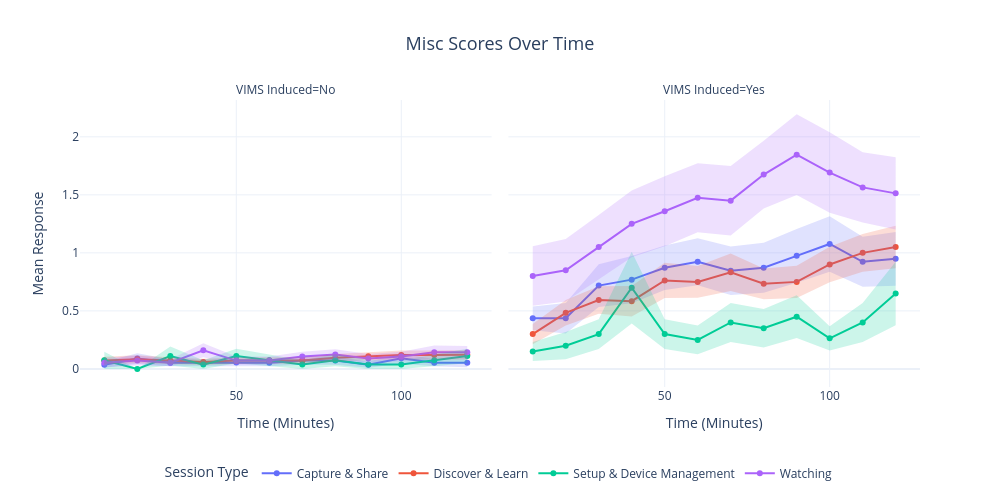
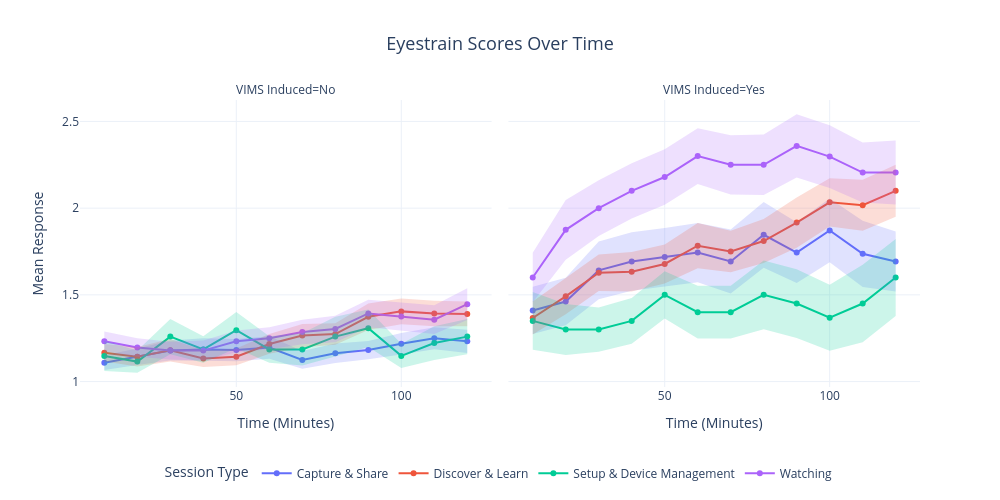
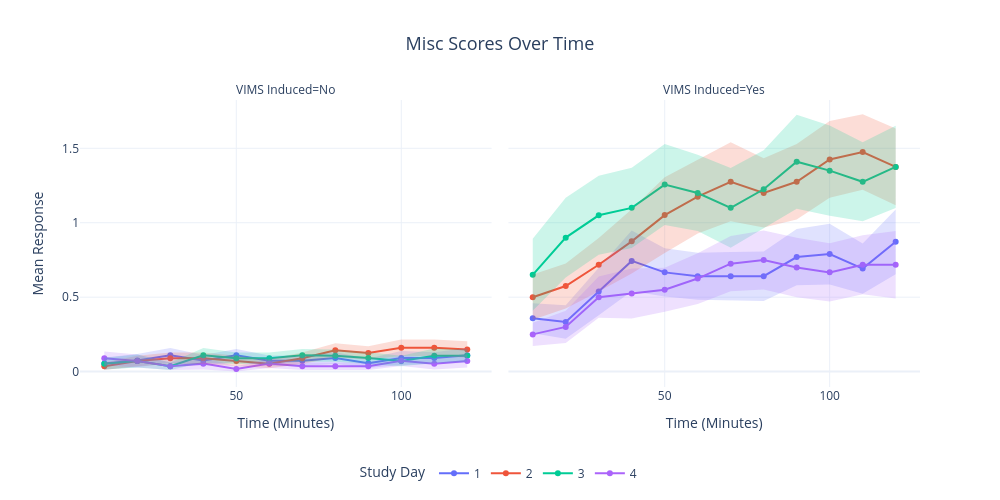

The notebook cell these images were saved under, in order:
### Code cell
misc_session_vims_induced, fig1a1 = plot_figure_1(master_df, 'misc', 'VIMS Induced', 'Session Type') #Figure 1a.1
eyestrain_session_vims_induced, fig1b1 = plot_figure_1(master_df, 'eyestrain', 'VIMS Induced', 'Session Type') #Figure 1b.1
misc_study_day_vims_induced, fig1c1 = plot_figure_1(master_df, 'misc', 'VIMS Induced', 'Study Day') #Figure 1c.1
eyestrain_study_day_vims_induced, fig1d1 = plot_figure_1(master_df, 'eyestrain', 'VIMS Induced', 'Study Day') #Figure 1d.1

### Figure 1 — Plotly figure (JSON) as saved in the notebook; plotly's stock layout.template omitted (floating-point values rounded to 4 significant figures)
{"data": [{"customdata": [[0.02502, 56.0], [0.04613, 56.0], [0.03036, 56.0], [0.03146, 54.0], [0.0309, 55.0], [0.03036, 56.0], [0.03473, 56.0], [0.03473, 56.0], [0.02547, 55.0], [0.04695, 55.0], [0.03036, 56.0], [0.03964, 56.0]], "hovertemplate": "Session Type=Capture & Share<br>VIMS Induced=No<br>Time (Minutes)=%{x}<br>Mean Response=%{y}<br>SE=%{customdata[0]:.2f}<br>n=%{customdata[1]}<extra></extra>", "legendgroup": "Capture & Share", "line": {"color": "#636efa", "dash": "solid"}, "marker": {"symbol": "circle"}, "mode": "lines+markers", "name": "Capture & Share", "orientation": "v", "showlegend": true, "type": "scatter", "x": [10.0, 20.0, 30.0, 40.0, 50.0, 60.0, 70.0, 80.0, 90.0, 100.0, 110.0, 120.0], "xaxis": "x", "y": [0.03571, 0.08929, 0.05357, 0.05556, 0.05455, 0.05357, 0.07143, 0.07143, 0.03636, 0.09091, 0.05357, 0.05357], "yaxis": "y"}, {"customdata": [[0.1026, 39.0], [0.1314, 39.0], [0.1835, 39.0], [0.2028, 39.0], [0.1915, 39.0], [0.2025, 39.0], [0.2096, 39.0], [0.2148, 39.0], [0.2308, 39.0], [0.2392, 39.0], [0.2154, 39.0], [0.2322, 39.0]], "hovertemplate": "Session Type=Capture & Share<br>VIMS Induced=Yes<br>Time (Minutes)=%{x}<br>Mean Response=%{y}<br>SE=%{customdata[0]:.2f}<br>n=%{customdata[1]}<extra></extra>", "legendgroup": "Capture & Share", "line": {"color": "#636efa", "dash": "solid"}, "marker": {"symbol": "circle"}, "mode": "lines+markers", "name": "Capture & Share", "orientation": "v", "showlegend": false, "type": "scatter", "x": [10.0, 20.0, 30.0, 40.0, 50.0, 60.0, 70.0, 80.0, 90.0, 100.0, 110.0, 120.0], "xaxis": "x2", "y": [0.4359, 0.4359, 0.7179, 0.7692, 0.8718, 0.9231, 0.8462, 0.8718, 0.9744, 1.077, 0.9231, 0.9487], "yaxis": "y2"}, {"customdata": [[0.03295, 84.0], [0.03474, 84.0], [0.0286, 83.0], [0.02628, 83.0], [0.02827, 84.0], [0.0286, 83.0], [0.0286, 83.0], [0.03222, 84.0], [0.03434, 83.0], [0.03938, 84.0], [0.03938, 84.0], [0.04029, 82.0]], "hovertemplate": "Session Type=Discover & Learn<br>VIMS Induced=No<br>Time (Minutes)=%{x}<br>Mean Response=%{y}<br>SE=%{customdata[0]:.2f}<br>n=%{customdata[1]}<extra></extra>", "legendgroup": "Discover & Learn", "line": {"color": "#EF553B", "dash": "solid"}, "marker": {"symbol": "circle"}, "mode": "lines+markers", "name": "Discover & Learn", "orientation": "v", "showlegend": true, "type": "scatter", "x": [10.0, 20.0, 30.0, 40.0, 50.0, 60.0, 70.0, 80.0, 90.0, 100.0, 110.0, 120.0], "xaxis": "x", "y": [0.07143, 0.08333, 0.07229, 0.06024, 0.07143, 0.07229, 0.07229, 0.09524, 0.1084, 0.119, 0.119, 0.122], "yaxis": "y"}, {"customdata": [[0.08668, 60.0], [0.1102, 60.0], [0.1187, 59.0], [0.1308, 60.0], [0.1516, 59.0], [0.1358, 60.0], [0.1615, 60.0], [0.1321, 60.0], [0.1399, 60.0], [0.1535, 60.0], [0.163, 60.0], [0.1832, 60.0]], "hovertemplate": "Session Type=Discover & Learn<br>VIMS Induced=Yes<br>Time (Minutes)=%{x}<br>Mean Response=%{y}<br>SE=%{customdata[0]:.2f}<br>n=%{customdata[1]}<extra></extra>", "legendgroup": "Discover & Learn", "line": {"color": "#EF553B", "dash": "solid"}, "marker": {"symbol": "circle"}, "mode": "lines+markers", "name": "Discover & Learn", "orientation": "v", "showlegend": false, "type": "scatter", "x": [10.0, 20.0, 30.0, 40.0, 50.0, 60.0, 70.0, 80.0, 90.0, 100.0, 110.0, 120.0], "xaxis": "x2", "y": [0.3, 0.4833, 0.5932, 0.5833, 0.7627, 0.75, 0.8333, 0.7333, 0.75, 0.9, 1.0, 1.05], "yaxis": "y2"}, {"customdata": [[0.07407, 27.0], [0.0, 26.0], [0.08153, 27.0], [0.03704, 27.0], [0.06163, 27.0], [0.05136, 27.0], [0.03704, 27.0], [0.05136, 27.0], [0.03846, 26.0], [0.03704, 27.0], [0.05136, 27.0], [0.06163, 27.0]], "hovertemplate": "Session Type=Setup & Device Management<br>VIMS Induced=No<br>Time (Minutes)=%{x}<br>Mean Response=%{y}<br>SE=%{customdata[0]:.2f}<br>n=%{customdata[1]}<extra></extra>", "legendgroup": "Setup & Device Management", "line": {"color": "#00cc96", "dash": "solid"}, "marker": {"symbol": "circle"}, "mode": "lines+markers", "name": "Setup & Device Management", "orientation": "v", "showlegend": true, "type": "scatter", "x": [10.0, 20.0, 30.0, 40.0, 50.0, 60.0, 70.0, 80.0, 90.0, 100.0, 110.0, 120.0], "xaxis": "x", "y": [0.07407, 0.0, 0.1111, 0.03704, 0.1111, 0.07407, 0.03704, 0.07407, 0.03846, 0.03704, 0.07407, 0.1111], "yaxis": "y"}, {"customdata": [[0.08192, 20.0], [0.117, 20.0], [0.1277, 20.0], [0.3086, 20.0], [0.1277, 20.0], [0.123, 20.0], [0.1686, 20.0], [0.1666, 20.0], [0.1846, 20.0], [0.1038, 19.0], [0.1686, 20.0], [0.2741, 20.0]], "hovertemplate": "Session Type=Setup & Device Management<br>VIMS Induced=Yes<br>Time (Minutes)=%{x}<br>Mean Response=%{y}<br>SE=%{customdata[0]:.2f}<br>n=%{customdata[1]}<extra></extra>", "legendgroup": "Setup & Device Management", "line": {"color": "#00cc96", "dash": "solid"}, "marker": {"symbol": "circle"}, "mode": "lines+markers", "name": "Setup & Device Management", "orientation": "v", "showlegend": false, "type": "scatter", "x": [10.0, 20.0, 30.0, 40.0, 50.0, 60.0, 70.0, 80.0, 90.0, 100.0, 110.0, 120.0], "xaxis": "x2", "y": [0.15, 0.2, 0.3, 0.7, 0.3, 0.25, 0.4, 0.35, 0.45, 0.2632, 0.4, 0.65], "yaxis": "y2"}, {"customdata": [[0.03964, 56.0], [0.04307, 56.0], [0.03036, 56.0], [0.06125, 56.0], [0.03473, 56.0], [0.03473, 56.0], [0.04171, 56.0], [0.04459, 56.0], [0.03845, 56.0], [0.04171, 56.0], [0.05937, 56.0], [0.05363, 56.0]], "hovertemplate": "Session Type=Watching<br>VIMS Induced=No<br>Time (Minutes)=%{x}<br>Mean Response=%{y}<br>SE=%{customdata[0]:.2f}<br>n=%{customdata[1]}<extra></extra>", "legendgroup": "Watching", "line": {"color": "#ab63fa", "dash": "solid"}, "marker": {"symbol": "circle"}, "mode": "lines+markers", "name": "Watching", "orientation": "v", "showlegend": true, "type": "scatter", "x": [10.0, 20.0, 30.0, 40.0, 50.0, 60.0, 70.0, 80.0, 90.0, 100.0, 110.0, 120.0], "xaxis": "x", "y": [0.05357, 0.07143, 0.05357, 0.1607, 0.07143, 0.07143, 0.1071, 0.125, 0.08929, 0.1071, 0.1429, 0.1429], "yaxis": "y"}, {"customdata": [[0.2562, 40.0], [0.2693, 40.0], [0.2772, 40.0], [0.2881, 40.0], [0.3018, 39.0], [0.2974, 40.0], [0.2995, 40.0], [0.2917, 40.0], [0.3476, 39.0], [0.3469, 39.0], [0.3025, 39.0], [0.3114, 39.0]], "hovertemplate": "Session Type=Watching<br>VIMS Induced=Yes<br>Time (Minutes)=%{x}<br>Mean Response=%{y}<br>SE=%{customdata[0]:.2f}<br>n=%{customdata[1]}<extra></extra>", "legendgroup": "Watching", "line": {"color": "#ab63fa", "dash": "solid"}, "marker": {"symbol": "circle"}, "mode": "lines+markers", "name": "Watching", "orientation": "v", "showlegend": false, "type": "scatter", "x": [10.0, 20.0, 30.0, 40.0, 50.0, 60.0, 70.0, 80.0, 90.0, 100.0, 110.0, 120.0], "xaxis": "x2", "y": [0.8, 0.85, 1.05, 1.25, 1.359, 1.475, 1.45, 1.675, 1.846, 1.692, 1.564, 1.513], "yaxis": "y2"}, {"fill": "toself", "fillcolor": "#636efa", "hoverinfo": "skip", "line": {"width": 0}, "opacity": 0.2, "showlegend": false, "type": "scatter", "x": [10, 20, 30, 40, 50, 60, 70, 80, 90, 100, 110, 120, 120, 110, 100, 90, 80, 70, 60, 50, 40, 30, 20, 10], "xaxis": "x", "y": [0.06074, 0.1354, 0.08393, 0.08702, 0.08545, 0.08393, 0.1062, 0.1062, 0.06184, 0.1379, 0.08393, 0.09321, 0.01393, 0.02321, 0.04396, 0.01089, 0.0367, 0.0367, 0.02321, 0.02364, 0.02409, 0.02321, 0.04316, 0.01069], "yaxis": "y"}, {"fill": "toself", "fillcolor": "#636efa", "hoverinfo": "skip", "line": {"width": 0}, "opacity": 0.2, "showlegend": false, "type": "scatter", "x": [10, 20, 30, 40, 50, 60, 70, 80, 90, 100, 110, 120, 120, 110, 100, 90, 80, 70, 60, 50, 40, 30, 20, 10], "xaxis": "x2", "y": [0.5385, 0.5673, 0.9014, 0.972, 1.063, 1.126, 1.056, 1.087, 1.205, 1.316, 1.138, 1.181, 0.7165, 0.7077, 0.8378, 0.7435, 0.657, 0.6366, 0.7206, 0.6803, 0.5665, 0.5345, 0.3045, 0.3333], "yaxis": "y2"}, {"fill": "toself", "fillcolor": "#EF553B", "hoverinfo": "skip", "line": {"width": 0}, "opacity": 0.2, "showlegend": false, "type": "scatter", "x": [10, 20, 30, 40, 50, 60, 70, 80, 90, 100, 110, 120, 120, 110, 100, 90, 80, 70, 60, 50, 40, 30, 20, 10], "xaxis": "x", "y": [0.1044, 0.1181, 0.1009, 0.08652, 0.0997, 0.1009, 0.1009, 0.1275, 0.1428, 0.1584, 0.1584, 0.1622, 0.08166, 0.07967, 0.07967, 0.0741, 0.06302, 0.04369, 0.04369, 0.04316, 0.03397, 0.04369, 0.04859, 0.03847], "yaxis": "y"}, {"fill": "toself", "fillcolor": "#EF553B", "hoverinfo": "skip", "line": {"width": 0}, "opacity": 0.2, "showlegend": false, "type": "scatter", "x": [10, 20, 30, 40, 50, 60, 70, 80, 90, 100, 110, 120, 120, 110, 100, 90, 80, 70, 60, 50, 40, 30, 20, 10], "xaxis": "x2", "y": [0.3867, 0.5935, 0.7119, 0.7142, 0.9143, 0.8858, 0.9948, 0.8654, 0.8899, 1.053, 1.163, 1.233, 0.8668, 0.837, 0.7465, 0.6101, 0.6013, 0.6718, 0.6142, 0.6111, 0.4525, 0.4745, 0.3731, 0.2133], "yaxis": "y2"}, {"fill": "toself", "fillcolor": "#00cc96", "hoverinfo": "skip", "line": {"width": 0}, "opacity": 0.2, "showlegend": false, "type": "scatter", "x": [10, 20, 30, 40, 50, 60, 70, 80, 90, 100, 110, 120, 120, 110, 100, 90, 80, 70, 60, 50, 40, 30, 20, 10], "xaxis": "x", "y": [0.1481, 0, 0.1926, 0.07407, 0.1727, 0.1254, 0.07407, 0.1254, 0.07692, 0.07407, 0.1254, 0.1727, 0.04948, 0.02271, -6.939e-18, 0, 0.02271, -6.939e-18, 0.02271, 0.04948, 0, 0.02958, 0, 0], "yaxis": "y"}, {"fill": "toself", "fillcolor": "#00cc96", "hoverinfo": "skip", "line": {"width": 0}, "opacity": 0.2, "showlegend": false, "type": "scatter", "x": [10, 20, 30, 40, 50, 60, 70, 80, 90, 100, 110, 120, 120, 110, 100, 90, 80, 70, 60, 50, 40, 30, 20, 10], "xaxis": "x2", "y": [0.2319, 0.317, 0.4277, 1.009, 0.4277, 0.373, 0.5686, 0.5166, 0.6346, 0.3669, 0.5686, 0.9241, 0.3759, 0.2314, 0.1594, 0.2654, 0.1834, 0.2314, 0.127, 0.1723, 0.3914, 0.1723, 0.08302, 0.06808], "yaxis": "y2"}, {"fill": "toself", "fillcolor": "#ab63fa", "hoverinfo": "skip", "line": {"width": 0}, "opacity": 0.2, "showlegend": false, "type": "scatter", "x": [10, 20, 30, 40, 50, 60, 70, 80, 90, 100, 110, 120, 120, 110, 100, 90, 80, 70, 60, 50, 40, 30, 20, 10], "xaxis": "x", "y": [0.09321, 0.1145, 0.08393, 0.222, 0.1062, 0.1062, 0.1488, 0.1696, 0.1277, 0.1488, 0.2022, 0.1965, 0.08923, 0.08349, 0.06544, 0.05084, 0.08041, 0.06544, 0.0367, 0.0367, 0.09947, 0.02321, 0.02836, 0.01393], "yaxis": "y"}, {"fill": "toself", "fillcolor": "#ab63fa", "hoverinfo": "skip", "line": {"width": 0}, "opacity": 0.2, "showlegend": false, "type": "scatter", "x": [10, 20, 30, 40, 50, 60, 70, 80, 90, 100, 110, 120, 120, 110, 100, 90, 80, 70, 60, 50, 40, 30, 20, 10], "xaxis": "x2", "y": [1.056, 1.119, 1.327, 1.538, 1.661, 1.772, 1.749, 1.967, 2.194, 2.039, 1.867, 1.824, 1.201, 1.262, 1.345, 1.499, 1.383, 1.151, 1.178, 1.057, 0.9619, 0.7728, 0.5807, 0.5438], "yaxis": "y2"}], "layout": {"annotations": [{"font": {}, "showarrow": false, "text": "VIMS Induced=No", "x": 0.245, "xanchor": "center", "xref": "paper", "y": 1, "yanchor": "bottom", "yref": "paper"}, {"font": {}, "showarrow": false, "text": "VIMS Induced=Yes", "x": 0.755, "xanchor": "center", "xref": "paper", "y": 1, "yanchor": "bottom", "yref": "paper"}], "height": 500, "legend": {"orientation": "h", "title": {"text": "Session Type"}, "tracegroupgap": 0, "x": 0.5, "xanchor": "center", "y": -0.25, "yanchor": "top"}, "title": {"font": {"size": 18}, "text": "Misc Scores Over Time", "x": 0.5}, "width": 1000, "xaxis": {"anchor": "y", "domain": [0, 0.49], "title": {"text": "Time (Minutes)"}}, "xaxis2": {"anchor": "y2", "domain": [0.51, 1], "matches": "x", "title": {"text": "Time (Minutes)"}}, "yaxis": {"anchor": "x", "domain": [0, 1], "title": {"text": "Mean Response"}}, "yaxis2": {"anchor": "x2", "domain": [0, 1], "matches": "y", "showticklabels": false}}}

### Figure 2 — Plotly figure (JSON) as saved in the notebook; plotly's stock layout.template omitted (floating-point values rounded to 4 significant figures)
{"data": [{"customdata": [[0.04242, 55.0], [0.04718, 56.0], [0.05759, 56.0], [0.06515, 54.0], [0.06404, 55.0], [0.06456, 56.0], [0.05136, 56.0], [0.05664, 55.0], [0.05249, 55.0], [0.06191, 55.0], [0.06371, 56.0], [0.06738, 56.0]], "hovertemplate": "Session Type=Capture & Share<br>VIMS Induced=No<br>Time (Minutes)=%{x}<br>Mean Response=%{y}<br>SE=%{customdata[0]:.2f}<br>n=%{customdata[1]}<extra></extra>", "legendgroup": "Capture & Share", "line": {"color": "#636efa", "dash": "solid"}, "marker": {"symbol": "circle"}, "mode": "lines+markers", "name": "Capture & Share", "orientation": "v", "showlegend": true, "type": "scatter", "x": [10.0, 20.0, 30.0, 40.0, 50.0, 60.0, 70.0, 80.0, 90.0, 100.0, 110.0, 120.0], "xaxis": "x", "y": [1.109, 1.143, 1.179, 1.185, 1.182, 1.196, 1.125, 1.164, 1.182, 1.218, 1.25, 1.232], "yaxis": "y"}, {"customdata": [[0.1361, 39.0], [0.1367, 39.0], [0.1663, 39.0], [0.169, 39.0], [0.1681, 39.0], [0.1712, 39.0], [0.1842, 39.0], [0.1892, 39.0], [0.1751, 39.0], [0.1843, 39.0], [0.1911, 38.0], [0.1729, 39.0]], "hovertemplate": "Session Type=Capture & Share<br>VIMS Induced=Yes<br>Time (Minutes)=%{x}<br>Mean Response=%{y}<br>SE=%{customdata[0]:.2f}<br>n=%{customdata[1]}<extra></extra>", "legendgroup": "Capture & Share", "line": {"color": "#636efa", "dash": "solid"}, "marker": {"symbol": "circle"}, "mode": "lines+markers", "name": "Capture & Share", "orientation": "v", "showlegend": false, "type": "scatter", "x": [10.0, 20.0, 30.0, 40.0, 50.0, 60.0, 70.0, 80.0, 90.0, 100.0, 110.0, 120.0], "xaxis": "x2", "y": [1.41, 1.462, 1.641, 1.692, 1.718, 1.744, 1.692, 1.846, 1.744, 1.872, 1.737, 1.692], "yaxis": "y2"}, {"customdata": [[0.05034, 84.0], [0.05654, 84.0], [0.06447, 83.0], [0.04779, 83.0], [0.04833, 84.0], [0.05698, 83.0], [0.06658, 83.0], [0.06189, 84.0], [0.07611, 83.0], [0.07406, 84.0], [0.07386, 84.0], [0.07103, 82.0]], "hovertemplate": "Session Type=Discover & Learn<br>VIMS Induced=No<br>Time (Minutes)=%{x}<br>Mean Response=%{y}<br>SE=%{customdata[0]:.2f}<br>n=%{customdata[1]}<extra></extra>", "legendgroup": "Discover & Learn", "line": {"color": "#EF553B", "dash": "solid"}, "marker": {"symbol": "circle"}, "mode": "lines+markers", "name": "Discover & Learn", "orientation": "v", "showlegend": true, "type": "scatter", "x": [10.0, 20.0, 30.0, 40.0, 50.0, 60.0, 70.0, 80.0, 90.0, 100.0, 110.0, 120.0], "xaxis": "x", "y": [1.167, 1.143, 1.181, 1.133, 1.143, 1.217, 1.265, 1.274, 1.373, 1.405, 1.393, 1.39], "yaxis": "y"}, {"customdata": [[0.09498, 60.0], [0.1036, 59.0], [0.1051, 59.0], [0.1139, 60.0], [0.1119, 59.0], [0.1304, 60.0], [0.1203, 60.0], [0.1265, 58.0], [0.1452, 60.0], [0.1385, 60.0], [0.1475, 60.0], [0.1498, 60.0]], "hovertemplate": "Session Type=Discover & Learn<br>VIMS Induced=Yes<br>Time (Minutes)=%{x}<br>Mean Response=%{y}<br>SE=%{customdata[0]:.2f}<br>n=%{customdata[1]}<extra></extra>", "legendgroup": "Discover & Learn", "line": {"color": "#EF553B", "dash": "solid"}, "marker": {"symbol": "circle"}, "mode": "lines+markers", "name": "Discover & Learn", "orientation": "v", "showlegend": false, "type": "scatter", "x": [10.0, 20.0, 30.0, 40.0, 50.0, 60.0, 70.0, 80.0, 90.0, 100.0, 110.0, 120.0], "xaxis": "x2", "y": [1.367, 1.492, 1.627, 1.633, 1.678, 1.783, 1.75, 1.81, 1.917, 2.033, 2.017, 2.1], "yaxis": "y2"}, {"customdata": [[0.08777, 27.0], [0.0639, 26.0], [0.1012, 27.0], [0.07618, 27.0], [0.1043, 27.0], [0.07618, 27.0], [0.09302, 27.0], [0.1144, 27.0], [0.1077, 26.0], [0.06967, 27.0], [0.09745, 27.0], [0.1012, 27.0]], "hovertemplate": "Session Type=Setup & Device Management<br>VIMS Induced=No<br>Time (Minutes)=%{x}<br>Mean Response=%{y}<br>SE=%{customdata[0]:.2f}<br>n=%{customdata[1]}<extra></extra>", "legendgroup": "Setup & Device Management", "line": {"color": "#00cc96", "dash": "solid"}, "marker": {"symbol": "circle"}, "mode": "lines+markers", "name": "Setup & Device Management", "orientation": "v", "showlegend": true, "type": "scatter", "x": [10.0, 20.0, 30.0, 40.0, 50.0, 60.0, 70.0, 80.0, 90.0, 100.0, 110.0, 120.0], "xaxis": "x", "y": [1.148, 1.115, 1.259, 1.185, 1.296, 1.185, 1.185, 1.259, 1.308, 1.148, 1.222, 1.259], "yaxis": "y"}, {"customdata": [[0.1666, 20.0], [0.1469, 20.0], [0.1277, 20.0], [0.1313, 20.0], [0.1357, 20.0], [0.1522, 20.0], [0.1522, 20.0], [0.1987, 20.0], [0.1983, 20.0], [0.1906, 19.0], [0.2233, 20.0], [0.2224, 20.0]], "hovertemplate": "Session Type=Setup & Device Management<br>VIMS Induced=Yes<br>Time (Minutes)=%{x}<br>Mean Response=%{y}<br>SE=%{customdata[0]:.2f}<br>n=%{customdata[1]}<extra></extra>", "legendgroup": "Setup & Device Management", "line": {"color": "#00cc96", "dash": "solid"}, "marker": {"symbol": "circle"}, "mode": "lines+markers", "name": "Setup & Device Management", "orientation": "v", "showlegend": false, "type": "scatter", "x": [10.0, 20.0, 30.0, 40.0, 50.0, 60.0, 70.0, 80.0, 90.0, 100.0, 110.0, 120.0], "xaxis": "x2", "y": [1.35, 1.3, 1.3, 1.35, 1.5, 1.4, 1.4, 1.5, 1.45, 1.368, 1.45, 1.6], "yaxis": "y2"}, {"customdata": [[0.05693, 56.0], [0.05357, 56.0], [0.05164, 56.0], [0.05759, 56.0], [0.06237, 56.0], [0.06371, 56.0], [0.07078, 56.0], [0.07611, 56.0], [0.07928, 56.0], [0.08282, 56.0], [0.08229, 56.0], [0.09159, 56.0]], "hovertemplate": "Session Type=Watching<br>VIMS Induced=No<br>Time (Minutes)=%{x}<br>Mean Response=%{y}<br>SE=%{customdata[0]:.2f}<br>n=%{customdata[1]}<extra></extra>", "legendgroup": "Watching", "line": {"color": "#ab63fa", "dash": "solid"}, "marker": {"symbol": "circle"}, "mode": "lines+markers", "name": "Watching", "orientation": "v", "showlegend": true, "type": "scatter", "x": [10.0, 20.0, 30.0, 40.0, 50.0, 60.0, 70.0, 80.0, 90.0, 100.0, 110.0, 120.0], "xaxis": "x", "y": [1.232, 1.196, 1.179, 1.179, 1.232, 1.25, 1.286, 1.304, 1.393, 1.375, 1.357, 1.446], "yaxis": "y"}, {"customdata": [[0.1423, 40.0], [0.1724, 40.0], [0.1601, 40.0], [0.1593, 40.0], [0.1596, 39.0], [0.1609, 40.0], [0.1708, 40.0], [0.1745, 40.0], [0.1818, 39.0], [0.1812, 37.0], [0.173, 39.0], [0.1843, 39.0]], "hovertemplate": "Session Type=Watching<br>VIMS Induced=Yes<br>Time (Minutes)=%{x}<br>Mean Response=%{y}<br>SE=%{customdata[0]:.2f}<br>n=%{customdata[1]}<extra></extra>", "legendgroup": "Watching", "line": {"color": "#ab63fa", "dash": "solid"}, "marker": {"symbol": "circle"}, "mode": "lines+markers", "name": "Watching", "orientation": "v", "showlegend": false, "type": "scatter", "x": [10.0, 20.0, 30.0, 40.0, 50.0, 60.0, 70.0, 80.0, 90.0, 100.0, 110.0, 120.0], "xaxis": "x2", "y": [1.6, 1.875, 2.0, 2.1, 2.179, 2.3, 2.25, 2.25, 2.359, 2.297, 2.205, 2.205], "yaxis": "y2"}, {"fill": "toself", "fillcolor": "#636efa", "hoverinfo": "skip", "line": {"width": 0}, "opacity": 0.2, "showlegend": false, "type": "scatter", "x": [10, 20, 30, 40, 50, 60, 70, 80, 90, 100, 110, 120, 120, 110, 100, 90, 80, 70, 60, 50, 40, 30, 20, 10], "xaxis": "x", "y": [1.152, 1.19, 1.236, 1.25, 1.246, 1.261, 1.176, 1.22, 1.234, 1.28, 1.314, 1.3, 1.165, 1.186, 1.156, 1.129, 1.107, 1.074, 1.132, 1.118, 1.12, 1.121, 1.096, 1.067], "yaxis": "y"}, {"fill": "toself", "fillcolor": "#636efa", "hoverinfo": "skip", "line": {"width": 0}, "opacity": 0.2, "showlegend": false, "type": "scatter", "x": [10, 20, 30, 40, 50, 60, 70, 80, 90, 100, 110, 120, 120, 110, 100, 90, 80, 70, 60, 50, 40, 30, 20, 10], "xaxis": "x2", "y": [1.546, 1.598, 1.807, 1.861, 1.886, 1.915, 1.877, 2.035, 1.919, 2.056, 1.928, 1.865, 1.519, 1.546, 1.687, 1.568, 1.657, 1.508, 1.572, 1.55, 1.523, 1.475, 1.325, 1.274], "yaxis": "y2"}, {"fill": "toself", "fillcolor": "#EF553B", "hoverinfo": "skip", "line": {"width": 0}, "opacity": 0.2, "showlegend": false, "type": "scatter", "x": [10, 20, 30, 40, 50, 60, 70, 80, 90, 100, 110, 120, 120, 110, 100, 90, 80, 70, 60, 50, 40, 30, 20, 10], "xaxis": "x", "y": [1.217, 1.199, 1.245, 1.18, 1.191, 1.274, 1.332, 1.336, 1.45, 1.479, 1.467, 1.461, 1.319, 1.319, 1.331, 1.297, 1.212, 1.198, 1.16, 1.095, 1.085, 1.116, 1.086, 1.116], "yaxis": "y"}, {"fill": "toself", "fillcolor": "#EF553B", "hoverinfo": "skip", "line": {"width": 0}, "opacity": 0.2, "showlegend": false, "type": "scatter", "x": [10, 20, 30, 40, 50, 60, 70, 80, 90, 100, 110, 120, 120, 110, 100, 90, 80, 70, 60, 50, 40, 30, 20, 10], "xaxis": "x2", "y": [1.462, 1.595, 1.732, 1.747, 1.79, 1.914, 1.87, 1.937, 2.062, 2.172, 2.164, 2.25, 1.95, 1.869, 1.895, 1.772, 1.684, 1.63, 1.653, 1.566, 1.519, 1.522, 1.388, 1.272], "yaxis": "y2"}, {"fill": "toself", "fillcolor": "#00cc96", "hoverinfo": "skip", "line": {"width": 0}, "opacity": 0.2, "showlegend": false, "type": "scatter", "x": [10, 20, 30, 40, 50, 60, 70, 80, 90, 100, 110, 120, 120, 110, 100, 90, 80, 70, 60, 50, 40, 30, 20, 10], "xaxis": "x", "y": [1.236, 1.179, 1.36, 1.261, 1.401, 1.261, 1.278, 1.374, 1.415, 1.218, 1.32, 1.36, 1.158, 1.125, 1.078, 1.2, 1.145, 1.092, 1.109, 1.192, 1.109, 1.158, 1.051, 1.06], "yaxis": "y"}, {"fill": "toself", "fillcolor": "#00cc96", "hoverinfo": "skip", "line": {"width": 0}, "opacity": 0.2, "showlegend": false, "type": "scatter", "x": [10, 20, 30, 40, 50, 60, 70, 80, 90, 100, 110, 120, 120, 110, 100, 90, 80, 70, 60, 50, 40, 30, 20, 10], "xaxis": "x2", "y": [1.517, 1.447, 1.428, 1.481, 1.636, 1.552, 1.552, 1.699, 1.648, 1.559, 1.673, 1.822, 1.378, 1.227, 1.178, 1.252, 1.301, 1.248, 1.248, 1.364, 1.219, 1.172, 1.153, 1.183], "yaxis": "y2"}, {"fill": "toself", "fillcolor": "#ab63fa", "hoverinfo": "skip", "line": {"width": 0}, "opacity": 0.2, "showlegend": false, "type": "scatter", "x": [10, 20, 30, 40, 50, 60, 70, 80, 90, 100, 110, 120, 120, 110, 100, 90, 80, 70, 60, 50, 40, 30, 20, 10], "xaxis": "x", "y": [1.289, 1.25, 1.23, 1.236, 1.295, 1.314, 1.356, 1.38, 1.472, 1.458, 1.439, 1.538, 1.355, 1.275, 1.292, 1.314, 1.227, 1.215, 1.186, 1.17, 1.121, 1.127, 1.143, 1.175], "yaxis": "y"}, {"fill": "toself", "fillcolor": "#ab63fa", "hoverinfo": "skip", "line": {"width": 0}, "opacity": 0.2, "showlegend": false, "type": "scatter", "x": [10, 20, 30, 40, 50, 60, 70, 80, 90, 100, 110, 120, 120, 110, 100, 90, 80, 70, 60, 50, 40, 30, 20, 10], "xaxis": "x2", "y": [1.742, 2.047, 2.16, 2.259, 2.339, 2.461, 2.421, 2.424, 2.541, 2.478, 2.378, 2.389, 2.021, 2.032, 2.116, 2.177, 2.076, 2.079, 2.139, 2.02, 1.941, 1.84, 1.703, 1.458], "yaxis": "y2"}], "layout": {"annotations": [{"font": {}, "showarrow": false, "text": "VIMS Induced=No", "x": 0.245, "xanchor": "center", "xref": "paper", "y": 1, "yanchor": "bottom", "yref": "paper"}, {"font": {}, "showarrow": false, "text": "VIMS Induced=Yes", "x": 0.755, "xanchor": "center", "xref": "paper", "y": 1, "yanchor": "bottom", "yref": "paper"}], "height": 500, "legend": {"orientation": "h", "title": {"text": "Session Type"}, "tracegroupgap": 0, "x": 0.5, "xanchor": "center", "y": -0.25, "yanchor": "top"}, "title": {"font": {"size": 18}, "text": "Eyestrain Scores Over Time", "x": 0.5}, "width": 1000, "xaxis": {"anchor": "y", "domain": [0, 0.49], "title": {"text": "Time (Minutes)"}}, "xaxis2": {"anchor": "y2", "domain": [0.51, 1], "matches": "x", "title": {"text": "Time (Minutes)"}}, "yaxis": {"anchor": "x", "domain": [0, 1], "title": {"text": "Mean Response"}}, "yaxis2": {"anchor": "x2", "domain": [0, 1], "matches": "y", "showticklabels": false}}}

### Figure 3 — Plotly figure (JSON) as saved in the notebook; plotly's stock layout.template omitted (floating-point values rounded to 4 significant figures)
{"data": [{"customdata": [[0.04035, 55.0], [0.04464, 54.0], [0.04973, 55.0], [0.03663, 53.0], [0.04242, 55.0], [0.03534, 55.0], [0.03534, 55.0], [0.03912, 55.0], [0.03205, 53.0], [0.04695, 55.0], [0.03912, 55.0], [0.04973, 55.0]], "hovertemplate": "Study Day=1<br>VIMS Induced=No<br>Time (Minutes)=%{x}<br>Mean Response=%{y}<br>SE=%{customdata[0]:.2f}<br>n=%{customdata[1]}<extra></extra>", "legendgroup": "1", "line": {"color": "#636efa", "dash": "solid"}, "marker": {"symbol": "circle"}, "mode": "lines+markers", "name": "1", "orientation": "v", "showlegend": true, "type": "scatter", "x": [10.0, 20.0, 30.0, 40.0, 50.0, 60.0, 70.0, 80.0, 90.0, 100.0, 110.0, 120.0], "xaxis": "x", "y": [0.05455, 0.07407, 0.1091, 0.07547, 0.1091, 0.07273, 0.07273, 0.09091, 0.0566, 0.09091, 0.09091, 0.1091], "yaxis": "y"}, {"customdata": [[0.1005, 39.0], [0.1122, 39.0], [0.1595, 39.0], [0.2036, 39.0], [0.1615, 39.0], [0.158, 39.0], [0.1622, 39.0], [0.1663, 39.0], [0.189, 39.0], [0.2037, 38.0], [0.169, 39.0], [0.2179, 39.0]], "hovertemplate": "Study Day=1<br>VIMS Induced=Yes<br>Time (Minutes)=%{x}<br>Mean Response=%{y}<br>SE=%{customdata[0]:.2f}<br>n=%{customdata[1]}<extra></extra>", "legendgroup": "1", "line": {"color": "#636efa", "dash": "solid"}, "marker": {"symbol": "circle"}, "mode": "lines+markers", "name": "1", "orientation": "v", "showlegend": false, "type": "scatter", "x": [10.0, 20.0, 30.0, 40.0, 50.0, 60.0, 70.0, 80.0, 90.0, 100.0, 110.0, 120.0], "xaxis": "x2", "y": [0.359, 0.3333, 0.5385, 0.7436, 0.6667, 0.641, 0.641, 0.641, 0.7692, 0.7895, 0.6923, 0.8718], "yaxis": "y2"}, {"customdata": [[0.02502, 56.0], [0.03473, 56.0], [0.03845, 56.0], [0.03845, 56.0], [0.03473, 56.0], [0.03036, 56.0], [0.03845, 56.0], [0.04718, 56.0], [0.04459, 56.0], [0.05569, 56.0], [0.05569, 56.0], [0.0555, 54.0]], "hovertemplate": "Study Day=2<br>VIMS Induced=No<br>Time (Minutes)=%{x}<br>Mean Response=%{y}<br>SE=%{customdata[0]:.2f}<br>n=%{customdata[1]}<extra></extra>", "legendgroup": "2", "line": {"color": "#EF553B", "dash": "solid"}, "marker": {"symbol": "circle"}, "mode": "lines+markers", "name": "2", "orientation": "v", "showlegend": true, "type": "scatter", "x": [10.0, 20.0, 30.0, 40.0, 50.0, 60.0, 70.0, 80.0, 90.0, 100.0, 110.0, 120.0], "xaxis": "x", "y": [0.03571, 0.07143, 0.08929, 0.08929, 0.07143, 0.05357, 0.08929, 0.1429, 0.125, 0.1607, 0.1607, 0.1481], "yaxis": "y"}, {"customdata": [[0.1519, 40.0], [0.1514, 40.0], [0.1798, 39.0], [0.2154, 40.0], [0.2544, 39.0], [0.2478, 40.0], [0.2655, 40.0], [0.2326, 40.0], [0.2532, 40.0], [0.2579, 40.0], [0.2532, 40.0], [0.2574, 40.0]], "hovertemplate": "Study Day=2<br>VIMS Induced=Yes<br>Time (Minutes)=%{x}<br>Mean Response=%{y}<br>SE=%{customdata[0]:.2f}<br>n=%{customdata[1]}<extra></extra>", "legendgroup": "2", "line": {"color": "#EF553B", "dash": "solid"}, "marker": {"symbol": "circle"}, "mode": "lines+markers", "name": "2", "orientation": "v", "showlegend": false, "type": "scatter", "x": [10.0, 20.0, 30.0, 40.0, 50.0, 60.0, 70.0, 80.0, 90.0, 100.0, 110.0, 120.0], "xaxis": "x2", "y": [0.5, 0.575, 0.7179, 0.875, 1.051, 1.175, 1.275, 1.2, 1.275, 1.425, 1.475, 1.375], "yaxis": "y2"}, {"customdata": [[0.03964, 56.0], [0.04307, 56.0], [0.02547, 55.0], [0.04973, 55.0], [0.03845, 56.0], [0.03845, 56.0], [0.04242, 55.0], [0.04171, 56.0], [0.03912, 55.0], [0.03473, 56.0], [0.04887, 56.0], [0.04171, 56.0]], "hovertemplate": "Study Day=3<br>VIMS Induced=No<br>Time (Minutes)=%{x}<br>Mean Response=%{y}<br>SE=%{customdata[0]:.2f}<br>n=%{customdata[1]}<extra></extra>", "legendgroup": "3", "line": {"color": "#00cc96", "dash": "solid"}, "marker": {"symbol": "circle"}, "mode": "lines+markers", "name": "3", "orientation": "v", "showlegend": true, "type": "scatter", "x": [10.0, 20.0, 30.0, 40.0, 50.0, 60.0, 70.0, 80.0, 90.0, 100.0, 110.0, 120.0], "xaxis": "x", "y": [0.05357, 0.07143, 0.03636, 0.1091, 0.08929, 0.08929, 0.1091, 0.1071, 0.09091, 0.07143, 0.1071, 0.1071], "yaxis": "y"}, {"customdata": [[0.2417, 40.0], [0.2675, 40.0], [0.2654, 40.0], [0.2699, 40.0], [0.2717, 39.0], [0.2562, 40.0], [0.2675, 40.0], [0.2619, 40.0], [0.3154, 39.0], [0.3029, 40.0], [0.2655, 40.0], [0.2766, 40.0]], "hovertemplate": "Study Day=3<br>VIMS Induced=Yes<br>Time (Minutes)=%{x}<br>Mean Response=%{y}<br>SE=%{customdata[0]:.2f}<br>n=%{customdata[1]}<extra></extra>", "legendgroup": "3", "line": {"color": "#00cc96", "dash": "solid"}, "marker": {"symbol": "circle"}, "mode": "lines+markers", "name": "3", "orientation": "v", "showlegend": false, "type": "scatter", "x": [10.0, 20.0, 30.0, 40.0, 50.0, 60.0, 70.0, 80.0, 90.0, 100.0, 110.0, 120.0], "xaxis": "x2", "y": [0.65, 0.9, 1.05, 1.1, 1.256, 1.2, 1.1, 1.225, 1.41, 1.35, 1.275, 1.375], "yaxis": "y2"}, {"customdata": [[0.04613, 56.0], [0.04307, 56.0], [0.02502, 56.0], [0.03964, 56.0], [0.01818, 55.0], [0.0309, 55.0], [0.02502, 56.0], [0.02502, 56.0], [0.02502, 56.0], [0.03534, 55.0], [0.03964, 56.0], [0.04307, 56.0]], "hovertemplate": "Study Day=4<br>VIMS Induced=No<br>Time (Minutes)=%{x}<br>Mean Response=%{y}<br>SE=%{customdata[0]:.2f}<br>n=%{customdata[1]}<extra></extra>", "legendgroup": "4", "line": {"color": "#ab63fa", "dash": "solid"}, "marker": {"symbol": "circle"}, "mode": "lines+markers", "name": "4", "orientation": "v", "showlegend": true, "type": "scatter", "x": [10.0, 20.0, 30.0, 40.0, 50.0, 60.0, 70.0, 80.0, 90.0, 100.0, 110.0, 120.0], "xaxis": "x", "y": [0.08929, 0.07143, 0.03571, 0.05357, 0.01818, 0.05455, 0.03571, 0.03571, 0.03571, 0.07273, 0.05357, 0.07143], "yaxis": "y"}, {"customdata": [[0.07804, 40.0], [0.1086, 40.0], [0.1387, 40.0], [0.1679, 40.0], [0.1474, 40.0], [0.1705, 40.0], [0.186, 40.0], [0.1986, 40.0], [0.2, 40.0], [0.1955, 39.0], [0.1977, 39.0], [0.2263, 39.0]], "hovertemplate": "Study Day=4<br>VIMS Induced=Yes<br>Time (Minutes)=%{x}<br>Mean Response=%{y}<br>SE=%{customdata[0]:.2f}<br>n=%{customdata[1]}<extra></extra>", "legendgroup": "4", "line": {"color": "#ab63fa", "dash": "solid"}, "marker": {"symbol": "circle"}, "mode": "lines+markers", "name": "4", "orientation": "v", "showlegend": false, "type": "scatter", "x": [10.0, 20.0, 30.0, 40.0, 50.0, 60.0, 70.0, 80.0, 90.0, 100.0, 110.0, 120.0], "xaxis": "x2", "y": [0.25, 0.3, 0.5, 0.525, 0.55, 0.625, 0.725, 0.75, 0.7, 0.6667, 0.7179, 0.7179], "yaxis": "y2"}, {"fill": "toself", "fillcolor": "#636efa", "hoverinfo": "skip", "line": {"width": 0}, "opacity": 0.2, "showlegend": false, "type": "scatter", "x": [10, 20, 30, 40, 50, 60, 70, 80, 90, 100, 110, 120, 120, 110, 100, 90, 80, 70, 60, 50, 40, 30, 20, 10], "xaxis": "x", "y": [0.0949, 0.1187, 0.1588, 0.1121, 0.1515, 0.1081, 0.1081, 0.13, 0.08865, 0.1379, 0.13, 0.1588, 0.05936, 0.05179, 0.04396, 0.02456, 0.05179, 0.03739, 0.03739, 0.06667, 0.03884, 0.05936, 0.02943, 0.01419], "yaxis": "y"}, {"fill": "toself", "fillcolor": "#636efa", "hoverinfo": "skip", "line": {"width": 0}, "opacity": 0.2, "showlegend": false, "type": "scatter", "x": [10, 20, 30, 40, 50, 60, 70, 80, 90, 100, 110, 120, 120, 110, 100, 90, 80, 70, 60, 50, 40, 30, 20, 10], "xaxis": "x2", "y": [0.4595, 0.4456, 0.6979, 0.9472, 0.8282, 0.799, 0.8032, 0.8073, 0.9582, 0.9931, 0.8613, 1.09, 0.6539, 0.5233, 0.5858, 0.5803, 0.4747, 0.4789, 0.4831, 0.5051, 0.54, 0.379, 0.2211, 0.2585], "yaxis": "y2"}, {"fill": "toself", "fillcolor": "#EF553B", "hoverinfo": "skip", "line": {"width": 0}, "opacity": 0.2, "showlegend": false, "type": "scatter", "x": [10, 20, 30, 40, 50, 60, 70, 80, 90, 100, 110, 120, 120, 110, 100, 90, 80, 70, 60, 50, 40, 30, 20, 10], "xaxis": "x", "y": [0.06074, 0.1062, 0.1277, 0.1277, 0.1062, 0.08393, 0.1277, 0.19, 0.1696, 0.2164, 0.2164, 0.2036, 0.09265, 0.105, 0.105, 0.08041, 0.09567, 0.05084, 0.02321, 0.0367, 0.05084, 0.05084, 0.0367, 0.01069], "yaxis": "y"}, {"fill": "toself", "fillcolor": "#EF553B", "hoverinfo": "skip", "line": {"width": 0}, "opacity": 0.2, "showlegend": false, "type": "scatter", "x": [10, 20, 30, 40, 50, 60, 70, 80, 90, 100, 110, 120, 120, 110, 100, 90, 80, 70, 60, 50, 40, 30, 20, 10], "xaxis": "x2", "y": [0.6519, 0.7264, 0.8977, 1.09, 1.306, 1.423, 1.541, 1.433, 1.528, 1.683, 1.728, 1.632, 1.118, 1.222, 1.167, 1.022, 0.9674, 1.009, 0.9272, 0.7969, 0.6596, 0.5382, 0.4236, 0.3481], "yaxis": "y2"}, {"fill": "toself", "fillcolor": "#00cc96", "hoverinfo": "skip", "line": {"width": 0}, "opacity": 0.2, "showlegend": false, "type": "scatter", "x": [10, 20, 30, 40, 50, 60, 70, 80, 90, 100, 110, 120, 120, 110, 100, 90, 80, 70, 60, 50, 40, 30, 20, 10], "xaxis": "x", "y": [0.09321, 0.1145, 0.06184, 0.1588, 0.1277, 0.1277, 0.1515, 0.1488, 0.13, 0.1062, 0.156, 0.1488, 0.06544, 0.05827, 0.0367, 0.05179, 0.06544, 0.06667, 0.05084, 0.05084, 0.05936, 0.01089, 0.02836, 0.01393], "yaxis": "y"}, {"fill": "toself", "fillcolor": "#00cc96", "hoverinfo": "skip", "line": {"width": 0}, "opacity": 0.2, "showlegend": false, "type": "scatter", "x": [10, 20, 30, 40, 50, 60, 70, 80, 90, 100, 110, 120, 120, 110, 100, 90, 80, 70, 60, 50, 40, 30, 20, 10], "xaxis": "x2", "y": [0.8917, 1.167, 1.315, 1.37, 1.528, 1.456, 1.367, 1.487, 1.726, 1.653, 1.541, 1.652, 1.098, 1.009, 1.047, 1.095, 0.9631, 0.8325, 0.9438, 0.9847, 0.8301, 0.7846, 0.6325, 0.4083], "yaxis": "y2"}, {"fill": "toself", "fillcolor": "#ab63fa", "hoverinfo": "skip", "line": {"width": 0}, "opacity": 0.2, "showlegend": false, "type": "scatter", "x": [10, 20, 30, 40, 50, 60, 70, 80, 90, 100, 110, 120, 120, 110, 100, 90, 80, 70, 60, 50, 40, 30, 20, 10], "xaxis": "x", "y": [0.1354, 0.1145, 0.06074, 0.09321, 0.03636, 0.08545, 0.06074, 0.06074, 0.06074, 0.1081, 0.09321, 0.1145, 0.02836, 0.01393, 0.03739, 0.01069, 0.01069, 0.01069, 0.02364, 0, 0.01393, 0.01069, 0.02836, 0.04316], "yaxis": "y"}, {"fill": "toself", "fillcolor": "#ab63fa", "hoverinfo": "skip", "line": {"width": 0}, "opacity": 0.2, "showlegend": false, "type": "scatter", "x": [10, 20, 30, 40, 50, 60, 70, 80, 90, 100, 110, 120, 120, 110, 100, 90, 80, 70, 60, 50, 40, 30, 20, 10], "xaxis": "x2", "y": [0.328, 0.4086, 0.6387, 0.6929, 0.6974, 0.7955, 0.911, 0.9486, 0.9, 0.8622, 0.9156, 0.9443, 0.4916, 0.5203, 0.4711, 0.5, 0.5514, 0.539, 0.4545, 0.4026, 0.3571, 0.3613, 0.1914, 0.172], "yaxis": "y2"}], "layout": {"annotations": [{"font": {}, "showarrow": false, "text": "VIMS Induced=No", "x": 0.245, "xanchor": "center", "xref": "paper", "y": 1, "yanchor": "bottom", "yref": "paper"}, {"font": {}, "showarrow": false, "text": "VIMS Induced=Yes", "x": 0.755, "xanchor": "center", "xref": "paper", "y": 1, "yanchor": "bottom", "yref": "paper"}], "height": 500, "legend": {"orientation": "h", "title": {"text": "Study Day"}, "tracegroupgap": 0, "x": 0.5, "xanchor": "center", "y": -0.25, "yanchor": "top"}, "title": {"font": {"size": 18}, "text": "Misc Scores Over Time", "x": 0.5}, "width": 1000, "xaxis": {"anchor": "y", "domain": [0, 0.49], "title": {"text": "Time (Minutes)"}}, "xaxis2": {"anchor": "y2", "domain": [0.51, 1], "matches": "x", "title": {"text": "Time (Minutes)"}}, "yaxis": {"anchor": "x", "domain": [0, 1], "title": {"text": "Mean Response"}}, "yaxis2": {"anchor": "x2", "domain": [0, 1], "matches": "y", "showticklabels": false}}}
